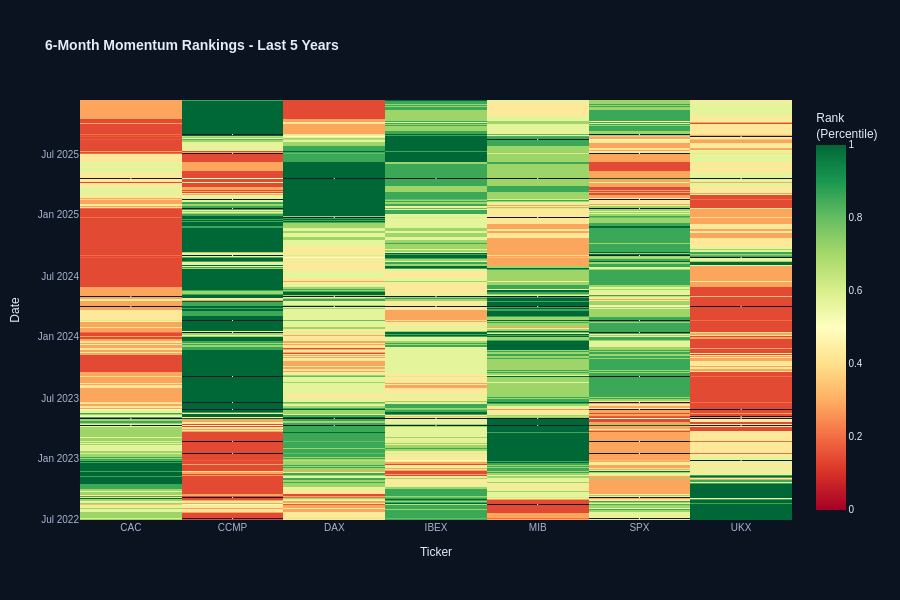

This figure's notebook cell:
### Code cell
# Visualize signal rankings heatmap
print("="*60)
print("SIGNAL RANKINGS HEATMAP")
print("="*60)

# Prepare ranking data for heatmap (last 5 years)
five_years_ago = all_signals.index.get_level_values('date').max() - pd.Timedelta(days=252*5)
recent_signals = all_signals[all_signals.index.get_level_values('date') >= five_years_ago]

# Reshape rankings for heatmap: rows = dates, columns = tickers, values = 6m momentum rank
mom_6m_rankings = recent_signals['mom_6m_rank'].unstack(fill_value=np.nan)

# Create heatmap
fig_heatmap = go.Figure(data=go.Heatmap(
    z=mom_6m_rankings.values,
    x=mom_6m_rankings.columns,
    y=mom_6m_rankings.index,
    colorscale='RdYlGn',
    zmid=0.5,
    colorbar=dict(title="Rank<br>(Percentile)")
))

fig_heatmap.update_layout(
    title='<b>6-Month Momentum Rankings - Last 5 Years</b>',
    xaxis_title='Ticker',
    yaxis_title='Date',
    height=600,
    plot_bgcolor=THEME_COLORS['panel'],
    paper_bgcolor=THEME_COLORS['bg'],
    font=dict(family="Arial, sans-serif", size=10, color=THEME_COLORS['text']),
    title_font=dict(size=14, color=THEME_COLORS['text'])
)

fig_heatmap.update_xaxes(tickfont=dict(color=THEME_COLORS['muted']))
fig_heatmap.update_yaxes(tickfont=dict(color=THEME_COLORS['muted']))

print("✅ Displaying momentum rankings heatmap")
fig_heatmap.show()

print(f"\n📊 Ranking statistics (6-month momentum):")
print(f"   Mean rank: {mom_6m_rankings.mean().mean():.3f}")
print(f"   Std dev: {mom_6m_rankings.std().std():.3f}")

### Figure 1 — Plotly figure (JSON) as saved in the notebook; plotly's stock layout.template omitted (floating-point values rounded to 4 significant figures; data arrays with more than 128 entries replaced by an {"elided": "..."} marker saying what was removed)
{"data": [{"colorbar": {"title": {"text": "Rank<br>(Percentile)"}}, "colorscale": [[0, "rgb(165,0,38)"], [0.1, "rgb(215,48,39)"], [0.2, "rgb(244,109,67)"], [0.3, "rgb(253,174,97)"], [0.4, "rgb(254,224,139)"], [0.5, "rgb(255,255,191)"], [0.6, "rgb(217,239,139)"], [0.7, "rgb(166,217,106)"], [0.8, "rgb(102,189,99)"], [0.9, "rgb(26,152,80)"], [1, "rgb(0,104,55)"]], "type": "heatmap", "x": ["CAC", "CCMP", "DAX", "IBEX", "MIB", "SPX", "UKX"], "y": {"elided": "893 str values"}, "z": {"elided": "893x7 float values"}, "zmid": 0.5}], "layout": {"font": {"color": "#e6edf7", "family": "Arial, sans-serif", "size": 10}, "height": 600, "paper_bgcolor": "#0b1220", "plot_bgcolor": "#0f1b33", "title": {"font": {"color": "#e6edf7", "size": 14}, "text": "<b>6-Month Momentum Rankings - Last 5 Years</b>"}, "xaxis": {"tickfont": {"color": "#a9b7d0"}, "title": {"text": "Ticker"}}, "yaxis": {"tickfont": {"color": "#a9b7d0"}, "title": {"text": "Date"}}}}
